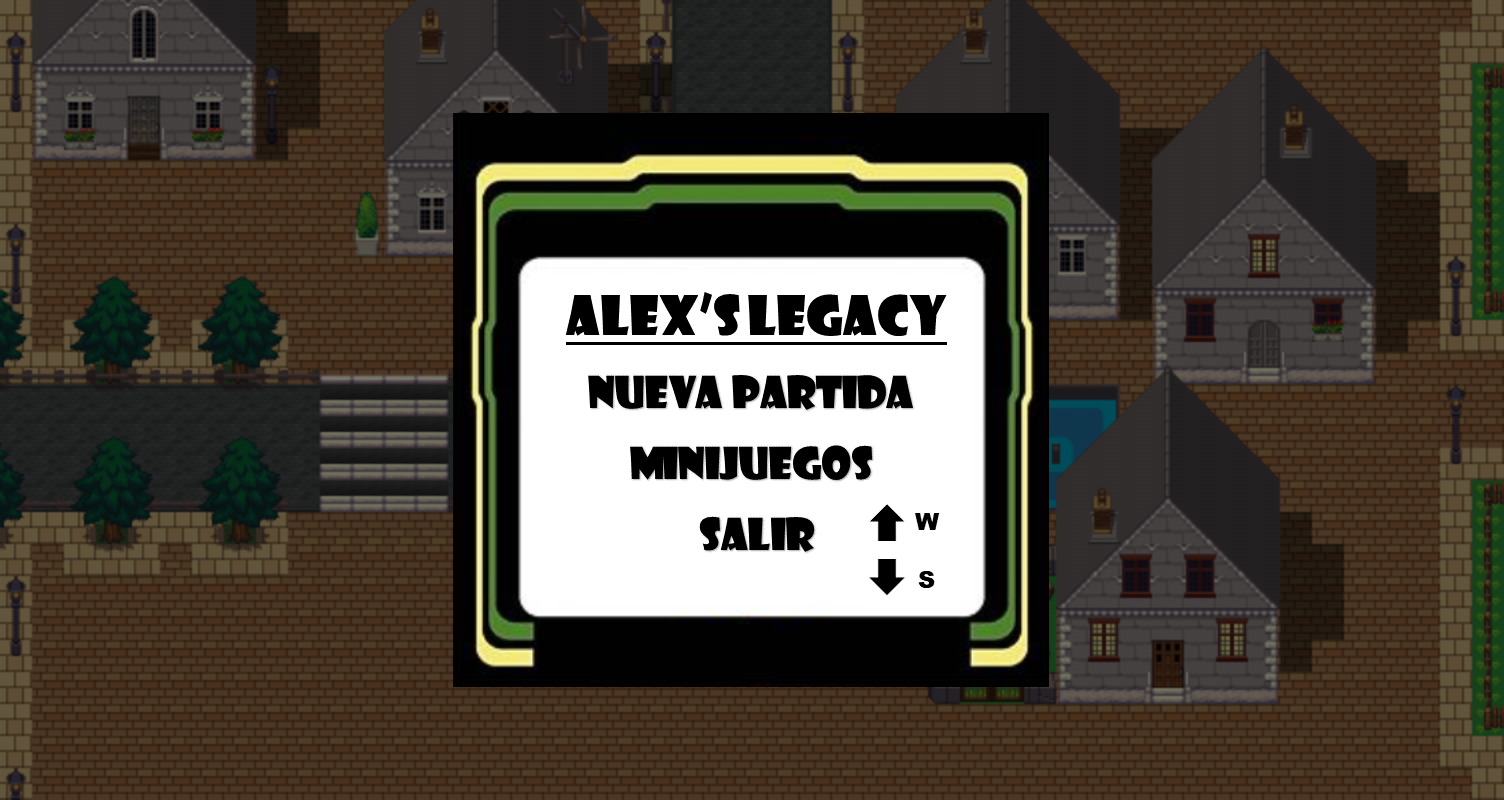

This is a level from a 2D game, rendered from its Tiled map with the project's own tilesets. A one-line summary and the map file follow, with tile-layer data summarised:
An orthogonal 47x25 tile map with 32x32 px tiles, 1 tile layer (Capa de Patrones 1), 3 tilesets.

<map version="1.2" tiledversion="1.2.2" orientation="orthogonal" renderorder="right-down" width="47" height="25" tilewidth="32" tileheight="32" infinite="0" nextlayerid="2" nextobjectid="1">
 <tileset firstgid="1" source="../Construccion Mapas/menu.tsx" />
 <tileset firstgid="1176" source="../Construccion Mapas/menus.tsx" />
 <tileset firstgid="2056" source="../Construccion Mapas/teclas.tsx" />
 <layer id="1" name="Capa de Patrones 1" width="47" height="25">
  <data>[1175 cells, 1175 non-empty, 1175 distinct tile ids]</data>
 </layer>
</map>
